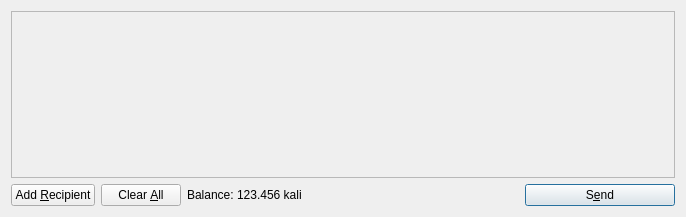
<?xml version="1.0" encoding="UTF-8"?>
<ui version="4.0">
 <class>SendCoinsDialog</class>
 <widget class="QDialog" name="SendCoinsDialog">
  <property name="geometry">
   <rect>
    <x>0</x>
    <y>0</y>
    <width>686</width>
    <height>217</height>
   </rect>
  </property>
  <property name="windowTitle">
   <string>Send Coins</string>
  </property>
  <layout class="QVBoxLayout" name="verticalLayout">
   <item>
    <widget class="QScrollArea" name="scrollArea">
     <property name="widgetResizable">
      <bool>true</bool>
     </property>
     <widget class="QWidget" name="scrollAreaWidgetContents">
      <property name="geometry">
       <rect>
        <x>0</x>
        <y>0</y>
        <width>666</width>
        <height>165</height>
       </rect>
      </property>
      <layout class="QVBoxLayout" name="verticalLayout_2">
       <property name="margin">
        <number>0</number>
       </property>
       <item>
        <layout class="QVBoxLayout" name="entries">
         <property name="spacing">
          <number>6</number>
         </property>
        </layout>
       </item>
       <item>
        <spacer name="verticalSpacer">
         <property name="orientation">
          <enum>Qt::Vertical</enum>
         </property>
         <property name="sizeHint" stdset="0">
          <size>
           <width>20</width>
           <height>40</height>
          </size>
         </property>
        </spacer>
       </item>
      </layout>
     </widget>
    </widget>
   </item>
   <item>
    <layout class="QHBoxLayout" name="horizontalLayout">
     <item>
      <widget class="QPushButton" name="addButton">
       <property name="toolTip">
        <string>Send to multiple recipients at once</string>
       </property>
       <property name="text">
        <string>Add &amp;Recipient</string>
       </property>
       <property name="icon">
        <iconset resource="../bitcoin.qrc">
         <normaloff>:/icons/add</normaloff>:/icons/add</iconset>
       </property>
       <property name="autoDefault">
        <bool>false</bool>
       </property>
      </widget>
     </item>
     <item>
      <widget class="QPushButton" name="clearButton">
       <property name="sizePolicy">
        <sizepolicy hsizetype="Minimum" vsizetype="Fixed">
         <horstretch>0</horstretch>
         <verstretch>0</verstretch>
        </sizepolicy>
       </property>
       <property name="toolTip">
        <string>Remove all transaction fields</string>
       </property>
       <property name="text">
        <string>Clear &amp;All</string>
       </property>
       <property name="icon">
        <iconset resource="../bitcoin.qrc">
         <normaloff>:/icons/remove</normaloff>:/icons/remove</iconset>
       </property>
       <property name="autoRepeatDelay">
        <number>300</number>
       </property>
       <property name="autoDefault">
        <bool>false</bool>
       </property>
      </widget>
     </item>
     <item>
      <layout class="QHBoxLayout" name="horizontalLayout_2">
       <property name="spacing">
        <number>3</number>
       </property>
       <item>
        <widget class="QLabel" name="label">
         <property name="text">
          <string>Balance:</string>
         </property>
        </widget>
       </item>
       <item>
        <widget class="QLabel" name="labelBalance">
         <property name="cursor">
          <cursorShape>IBeamCursor</cursorShape>
         </property>
         <property name="text">
          <string>123.456 kali</string>
         </property>
         <property name="textInteractionFlags">
          <set>Qt::LinksAccessibleByMouse|Qt::TextSelectableByKeyboard|Qt::TextSelectableByMouse</set>
         </property>
        </widget>
       </item>
      </layout>
     </item>
     <item>
      <spacer name="horizontalSpacer">
       <property name="orientation">
        <enum>Qt::Horizontal</enum>
       </property>
       <property name="sizeHint" stdset="0">
        <size>
         <width>40</width>
         <height>20</height>
        </size>
       </property>
      </spacer>
     </item>
     <item>
      <widget class="QPushButton" name="sendButton">
       <property name="minimumSize">
        <size>
         <width>150</width>
         <height>0</height>
        </size>
       </property>
       <property name="toolTip">
        <string>Confirm the send action</string>
       </property>
       <property name="text">
        <string>S&amp;end</string>
       </property>
       <property name="icon">
        <iconset resource="../bitcoin.qrc">
         <normaloff>:/icons/send</normaloff>:/icons/send</iconset>
       </property>
       <property name="default">
        <bool>true</bool>
       </property>
      </widget>
     </item>
    </layout>
   </item>
  </layout>
 </widget>
 <resources>
  <include location="../bitcoin.qrc"/>
 </resources>
 <connections/>
</ui>
